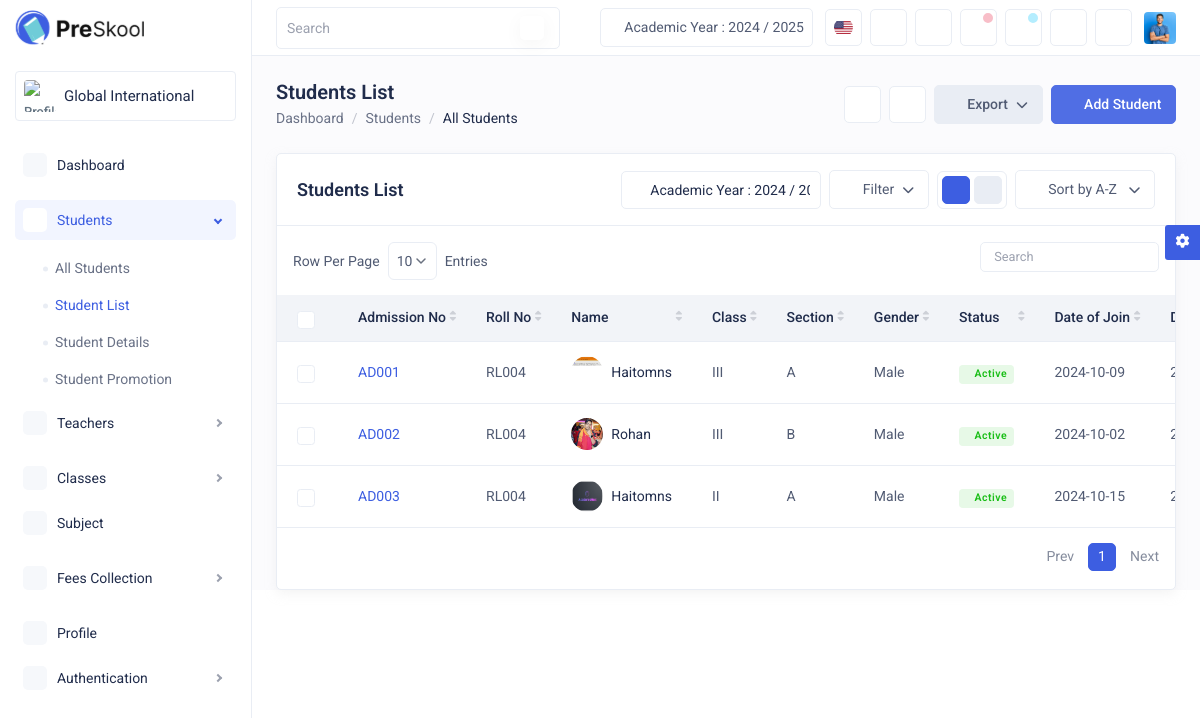
The page /students.php (signed in) on the database its author committed.
### tables this page shows
CREATE TABLE IF NOT EXISTS `addstudent` (
  `ID` int NOT NULL AUTO_INCREMENT,
  `imageOfStudent` varchar(225) NOT NULL,
  `academicYear` varchar(25) NOT NULL,
  `admissionNumber` varchar(50) NOT NULL,
  `admissionDate` date NOT NULL,
  `rollNumber` varchar(30) NOT NULL,
  `studentStatus` varchar(10) NOT NULL,
  `fnameOfStudent` varchar(50) NOT NULL,
  `lnameOfStudent` varchar(50) NOT NULL,
  `class` varchar(10) NOT NULL,
  `section` varchar(10) NOT NULL,
  `gender` varchar(10) NOT NULL,
  `dateOfBirth` date NOT NULL,
  `bloodGroup` varchar(3) NOT NULL,
  `house` varchar(50) NOT NULL,
  `religion` varchar(50) NOT NULL,
  `feesGroup` varchar(60) NOT NULL,
  `caste` varchar(40) NOT NULL,
  `primaryContact` varchar(15) NOT NULL,
  `emailOfstudent` varchar(100) NOT NULL,
  `motherTongue` varchar(50) NOT NULL,
  `languageKnown` varchar(100) NOT NULL,
  `imageOfFather` varchar(225) NOT NULL,
  `fatherName` varchar(100) NOT NULL,
  `emailOfFather` varchar(100) NOT NULL,
  `fatherContact` varchar(15) NOT NULL,
  `fatherProfession` varchar(40) NOT NULL,
  `imageOfMother` varchar(225) NOT NULL,
  `motherName` varchar(100) NOT NULL,
  `emailOfMother` varchar(100) NOT NULL,
  `motherContact` varchar(20) NOT NULL,
  `motherProfession` varchar(40) NOT NULL,
  `guardianName` varchar(100) NOT NULL,
  `guardianRelation` varchar(30) NOT NULL,
  `guardianContact` varchar(20) NOT NULL,
  `guardianEmail` varchar(100) NOT NULL,
  `guardianOccupation` varchar(60) NOT NULL,
  `guardianAddress` varchar(60) NOT NULL,
  `imageOfGuardian` varchar(225) NOT NULL,
  `currentAddressOfStudent` varchar(60) NOT NULL,
  `permanentAddressOfStudent` varchar(60) NOT NULL,
  `districtOfStudent` varchar(30) NOT NULL,
  `provinceOfStudent` varchar(30) NOT NULL,
  `transportRoute` varchar(30) NOT NULL,
  `vehicleNumber` varchar(15) NOT NULL,
  `pickUpPoint` varchar(30) NOT NULL,
  `hostel` varchar(30) NOT NULL,
  `hostelRoomNumber` varchar(10) NOT NULL,
  `documentOfBirthCertificate` varchar(225) NOT NULL,
  `documentOfTransferCertificate` varchar(225) NOT NULL,
  `allergiesOfStudent` varchar(50) NOT NULL,
  `medicationOfStudent` varchar(60) NOT NULL,
  `previousSchoolName` varchar(100) NOT NULL,
  `previousSchoolAddress` varchar(100) NOT NULL,
  `bankName` varchar(100) NOT NULL,
  `branchOfBank` varchar(100) NOT NULL,
  `ifscNumber` varchar(40) NOT NULL,
  `otherInfo` varchar(100) NOT NULL,
  PRIMARY KEY (`ID`)
);

### students.php (the view, shortened to what the rows shown need)
<!DOCTYPE html>
<html lang="en">
<head>
    <link rel="stylesheet" href="css/bootstrap.min.css">
    <link rel="stylesheet" href="css/feather.css">
    <link rel="stylesheet" href="css/tabler-icons.css">
    <link rel="stylesheet" href="css/daterangepicker.css">
    <link rel="stylesheet" href="css/fontawesome.min.css">
    <link rel="stylesheet" href="css/all.min.css">
    <link rel="stylesheet" href="css/dataTables.bootstrap5.min.css">
    <link rel="stylesheet" href="css/select2.min.css">
    <link rel="stylesheet" href="css/bootstrap-datetimepicker.min.css">
    <link rel="stylesheet" href="css/style.css">
</head>
<body>
    <div class="main-wrapper">
        <div class="page-wrapper">
            <div class="content">
                <div class="card">
                    <div class="card-body p-0 py-3">
                        <div class="custom-datatable-filter table-responsive">
                            <table class="table datatable">
                                <thead class="thead-light">
                                    <tr>
                                        <th class="no-sort">
                                            <div class="form-check form-check-md">
                                                <input class="form-check-input" type="checkbox" id="select-all">
                                            </div>
                                        </th>
                                        <th>Admission No</th>
                                        <th>Roll No</th>
                                        <th>Name</th>
                                        <th>Class </th>
                                        <th>Section</th>
                                        <th>Gender</th>
                                        <th>Status</th>
                                        <th>Date of Join</th>
                                        <th>DOB</th>
                                    </tr>
                                </thead>
                                <tbody>
                                    <?php
                                    require_once 'php/allStudentGrid.php';
                                    foreach ($students as $student) {
                                    ?>
                                    <tr>
                                        <td>
                                            <div class="form-check form-check-md">
                                                <input class="form-check-input" type="checkbox">
                                            </div>
                                        </td>
                                        <td><a href="student-details.php" class="link-primary"><?php echo $student['admission_number']; ?></a></td>
                                        <td><?php echo $roll_number; ?></td>
                                        <td>
                                            <div class="d-flex align-items-center">
                                                <a href="student-details.php" class="avatar avatar-md"><img src="<?php echo $student['image_path']; ?>" class="img-fluid rounded-circle" alt="img"></a>
                                                <div class="ms-2">
                                                    <p class="text-dark mb-0"><a href="student-details.php"><?php echo $student['first_name']; ?></a>
                                                    </p>
                                                </div>
                                            </div>
                                        </td>
                                        <td><?php echo $student['class']; ?></td>
                                        <td><?php echo $student['section']; ?></td>
                                        <td><?php echo $student['gender']; ?></td>
                                        <td>
                                            <span class="badge badge-soft-success d-inline-flex align-items-center"><i class="ti ti-circle-filled fs-5 me-1"></i><?php echo $status; ?></span>
                                        </td>
                                        <td><?php echo $student['admission_date']; ?></td>
                                        <td><?php echo $student['dob']; ?></td>
                                    </tr>
                                    <?php } ?>
                                </tbody>
                            </table>
                        </div>
                    </div>
                </div>
            </div>
        </div>
    </div>
</body>
</html>

### rows shown on the page
addstudent: admissionNumber "AD001", imageOfStudent (picture), fnameOfStudent "Haitomns", class "III", section "A", gender "Male", admissionDate "2024-10-09"
addstudent: rollNumber "RL004", studentStatus "Active", admissionNumber "AD003", imageOfStudent (picture), fnameOfStudent "Haitomns", class "II", section "A", gender "Male", admissionDate "2024-10-15"
addstudent: admissionNumber "AD002", imageOfStudent (picture), fnameOfStudent "Rohan", class "III", section "B", gender "Male", admissionDate "2024-10-02"
